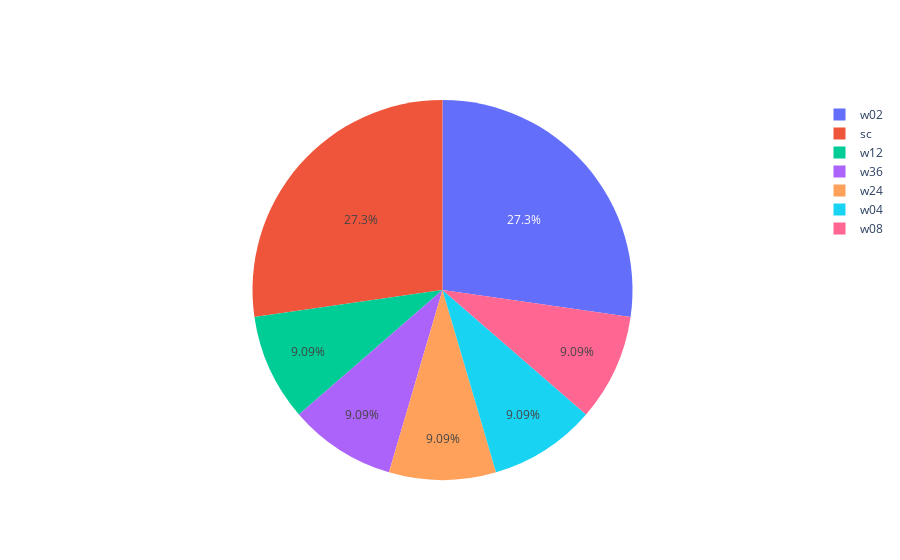

The cell this chart's notebook holds for it:
### Code cell
import plotly.graph_objects as go

labels = pie_chart_index
values = pie_chart_data

fig = go.Figure(go.Pie(labels=labels, values=values, 
                hovertemplate = 'VISCODE: %{label} <br> Count: %{value} (%{percent})'))
fig.update_layout(title_text="Viscodes from Registry")
fig.show()

### Figure 1 — Plotly figure (JSON) as saved in the notebook; plotly's stock layout.template omitted (floating-point values rounded to 4 significant figures)
{"data": [{"hovertemplate": "VISCODE: %{label} <br> Count: %{value} (%{percent})", "labels": ["w02", "sc", "w12", "w36", "w24", "w04", "w08"], "name": "Viscode from Registry", "type": "pie", "values": [3, 3, 1, 1, 1, 1, 1]}], "layout": {}}
